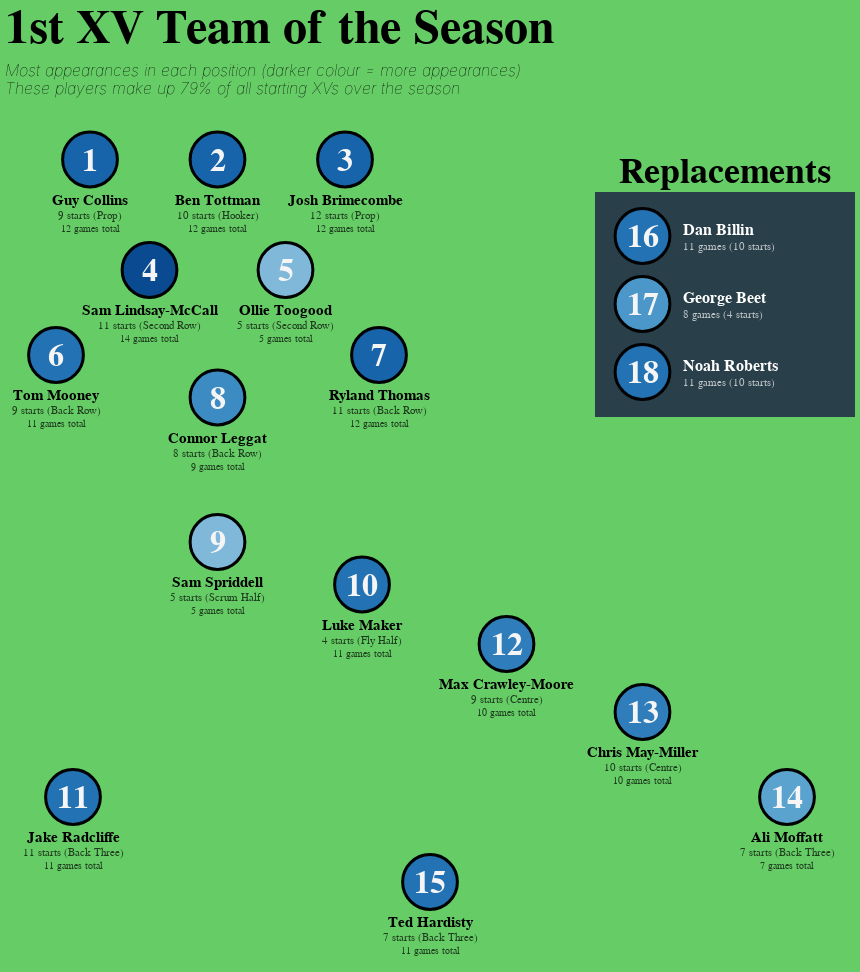

Notebook code cell kept with this figure:
### Code cell
team_of_the_season_chart(1, season="2024/25")

### Figure 1 — Vega-Lite specification as saved in the notebook (floating-point values rounded to 4 significant figures)
{"config": {"axis": {"labelFont": "Lato, sans-serif", "titleFont": "PT Sans Narrow, Helvetica Neue, Helvetica, Arial, sans-serif", "labelFontSize": 13, "titleFontSize": 24, "gridColor": "#202947", "gridOpacity": 0.2}, "header": {"labelFont": "PT Sans Narrow, Helvetica Neue, Helvetica, Arial, sans-serif", "titleFont": "PT Sans Narrow, Helvetica Neue, Helvetica, Arial, sans-serif", "labelFontSize": 24, "titleFontSize": 28, "labelFontWeight": "bold", "orient": "left"}, "legend": {"labelFont": "Lato, sans-serif", "titleFont": "PT Sans Narrow, Helvetica Neue, Helvetica, Arial, sans-serif", "labelFontSize": 14, "titleFontSize": 16, "titlePadding": 5, "fillColor": "white", "strokeColor": "black", "padding": 10, "titleFontWeight": "lighter", "titleFontStyle": "italic", "titleColor": "gray", "offset": 10}, "title": {"font": "PT Sans Narrow, Helvetica Neue, Helvetica, Arial, sans-serif", "fontSize": 48, "fontWeight": "bold", "anchor": "start", "align": "center", "titlePadding": 20, "subtitlePadding": 10, "subtitleFontWeight": "lighter", "subtitleFontSize": 12, "subtitleColor": "", "subtitleFontStyle": "italic", "offset": 15, "color": "black"}, "axisX": {"labelAngle": 0}, "facet": {"title": null, "header": null, "align": {"row": "each", "column": "all"}}, "resolve": {"scale": {"y": "independent", "facet": "independent"}}, "background": "#20294710", "style": {"cell": {"stroke": "transparent"}}}, "layer": [{"mark": {"type": "rect", "align": "center", "color": "#202946", "fontSize": 32, "fontWeight": "bolder", "opacity": 0.1, "x": 590, "x2": "width", "y": 75, "y2": 300}}, {"mark": {"type": "text", "align": "center", "baseline": "middle", "color": "black", "font": "PT Sans Narrow", "fontSize": 36, "fontWeight": "bold", "text": "Replacements", "x": 720, "y": 55}, "transform": [{"filter": {"equal": 1, "field": "Number"}}]}, {"layer": [{"mark": {"type": "point", "filled": true, "opacity": 1, "size": 3000}, "encoding": {"color": {"field": "TotalGames", "legend": null, "scale": {"scheme": "blues", "zero": true}, "title": "Total 1st XV appearances", "type": "quantitative"}}}, {"mark": {"type": "point", "color": "black", "filled": false, "opacity": 1, "size": 3000, "strokeWidth": 3}}], "encoding": {"x": {"axis": null, "field": "x", "scale": {"domain": [0, 100]}, "type": "quantitative"}, "y": {"axis": null, "field": "y", "scale": {"domain": [0, 100]}, "type": "quantitative"}}}, {"mark": {"type": "text", "align": "center", "color": "whitesmoke", "dy": 1, "fontSize": 32, "fontWeight": "bolder"}, "encoding": {"text": {"field": "Number", "type": "nominal"}, "x": {"axis": null, "field": "x", "type": "quantitative"}, "y": {"axis": null, "field": "y", "type": "quantitative"}}}, {"mark": {"type": "text", "align": "center", "color": "black", "fontSize": 15, "fontWeight": "bold", "yOffset": 40}, "encoding": {"text": {"field": "Player", "type": "nominal"}, "x": {"axis": null, "field": "x", "type": "quantitative"}, "y": {"axis": null, "field": "y", "type": "quantitative"}}, "transform": [{"filter": {"field": "Number", "lt": 16}}]}, {"mark": {"type": "text", "align": "center", "color": "black", "fontSize": 11, "opacity": 0.7, "yOffset": 56}, "encoding": {"text": {"field": "label_starts", "type": "nominal"}, "x": {"axis": null, "field": "x", "type": "quantitative"}, "y": {"axis": null, "field": "y", "type": "quantitative"}}, "transform": [{"filter": {"field": "Number", "lt": 16}}]}, {"mark": {"type": "text", "align": "center", "color": "black", "fontSize": 10, "opacity": 0.7, "yOffset": 69}, "encoding": {"text": {"field": "label_total", "type": "nominal"}, "x": {"axis": null, "field": "x", "type": "quantitative"}, "y": {"axis": null, "field": "y", "type": "quantitative"}}, "transform": [{"filter": {"field": "Number", "lt": 16}}]}, {"mark": {"type": "text", "align": "left", "color": "white", "fontSize": 16, "fontWeight": "bold", "xOffset": 40, "yOffset": -6}, "encoding": {"text": {"field": "Player", "type": "nominal"}, "x": {"axis": null, "field": "x", "type": "quantitative"}, "y": {"axis": null, "field": "y", "type": "quantitative"}}, "transform": [{"filter": {"field": "Number", "gte": 16}}]}, {"mark": {"type": "text", "align": "left", "color": "white", "fontSize": 11, "opacity": 0.7, "xOffset": 40, "yOffset": 11}, "encoding": {"text": {"field": "label_bench", "type": "nominal"}, "x": {"axis": null, "field": "x", "type": "quantitative"}, "y": {"axis": null, "field": "y", "type": "quantitative"}}, "transform": [{"filter": {"field": "Number", "gte": 16}}]}], "background": "#6c6", "data": {"name": "data-d1b1902e25d412b00cfbb325c5c38beb"}, "height": 850, "title": {"text": "1st XV Team of the Season", "color": "black", "fontWeight": "bold", "offset": 20, "subtitle": ["Most appearances in each position (darker colour = more appearances)", "These players make up 79% of all starting XVs over the season"], "subtitleColor": "black", "subtitleFontSize": 16}, "transform": [{"calculate": "datum.CountPosition + ' starts (' + datum.Position_x + ')'", "as": "label_starts"}, {"calculate": "datum.TotalGames + ' games total'", "as": "label_total"}, {"calculate": "datum.TotalGames + ' games (' + datum.TotalStarts + ' starts)'", "as": "label_bench"}], "width": 850, "$schema": "https://vega.github.io/schema/vega-lite/v5.17.0.json", "datasets": {"data-d1b1902e25d412b00cfbb325c5c38beb": [{"Player": "Guy Collins", "Position_x": "Prop", "CountPosition": 9.0, "Number": 1, "CountNumber": 9.0, "Position_y": "Prop", "x": 10, "y": 95, "TotalGames": 12, "TotalStarts": 10.0, "Position": NaN}, {"Player": "Ben Tottman", "Position_x": "Hooker", "CountPosition": 10.0, "Number": 2, "CountNumber": 10.0, "Position_y": "Hooker", "x": 25, "y": 95, "TotalGames": 12, "TotalStarts": 12.0, "Position": NaN}, {"Player": "Josh Brimecombe", "Position_x": "Prop", "CountPosition": 12.0, "Number": 3, "CountNumber": 12.0, "Position_y": "Prop", "x": 40, "y": 95, "TotalGames": 12, "TotalStarts": 12.0, "Position": NaN}, {"Player": "Sam Lindsay-McCall", "Position_x": "Second Row", "CountPosition": 11.0, "Number": 4, "CountNumber": 9.0, "Position_y": "Second Row", "x": 17, "y": 82, "TotalGames": 14, "TotalStarts": 11.0, "Position": NaN}, {"Player": "Ollie Toogood", "Position_x": "Second Row", "CountPosition": 5.0, "Number": 5, "CountNumber": 5.0, "Position_y": "Second Row", "x": 33, "y": 82, "TotalGames": 5, "TotalStarts": 5.0, "Position": NaN}, {"Player": "Tom Mooney", "Position_x": "Back Row", "CountPosition": 9.0, "Number": 6, "CountNumber": 9.0, "Position_y": "Back Row", "x": 6, "y": 72, "TotalGames": 11, "TotalStarts": 10.0, "Position": NaN}, {"Player": "Ryland Thomas", "Position_x": "Back Row", "CountPosition": 11.0, "Number": 7, "CountNumber": 11.0, "Position_y": "Back Row", "x": 44, "y": 72, "TotalGames": 12, "TotalStarts": 11.0, "Position": NaN}, {"Player": "Connor Leggat", "Position_x": "Back Row", "CountPosition": 8.0, "Number": 8, "CountNumber": 8.0, "Position_y": "Back Row", "x": 25, "y": 67, "TotalGames": 9, "TotalStarts": 8.0, "Position": NaN}, {"Player": "Sam Spriddell", "Position_x": "Scrum Half", "CountPosition": 5.0, "Number": 9, "CountNumber": 5.0, "Position_y": "Scrum Half", "x": 25, "y": 50, "TotalGames": 5, "TotalStarts": 5.0, "Position": NaN}, {"Player": "Luke Maker", "Position_x": "Fly Half", "CountPosition": 4.0, "Number": 10, "CountNumber": 4.0, "Position_y": "Fly Half", "x": 42, "y": 45, "TotalGames": 11, "TotalStarts": 11.0, "Position": NaN}, {"Player": "Jake Radcliffe", "Position_x": "Back Three", "CountPosition": 11.0, "Number": 11, "CountNumber": 11.0, "Position_y": "Back Three", "x": 8, "y": 20, "TotalGames": 11, "TotalStarts": 11.0, "Position": NaN}, {"Player": "Max Crawley-Moore", "Position_x": "Centre", "CountPosition": 9.0, "Number": 12, "CountNumber": 9.0, "Position_y": "Centre", "x": 59, "y": 38, "TotalGames": 10, "TotalStarts": 9.0, "Position": NaN}, {"Player": "Chris May-Miller", "Position_x": "Centre", "CountPosition": 10.0, "Number": 13, "CountNumber": 8.0, "Position_y": "Centre", "x": 75, "y": 30, "TotalGames": 10, "TotalStarts": 10.0, "Position": NaN}, {"Player": "Ali Moffatt", "Position_x": "Back Three", "CountPosition": 7.0, "Number": 14, "CountNumber": 7.0, "Position_y": "Back Three", "x": 92, "y": 20, "TotalGames": 7, "TotalStarts": 7.0, "Position": NaN}, {"Player": "Ted Hardisty", "Position_x": "Back Three", "CountPosition": 7.0, "Number": 15, "CountNumber": 2.0, "Position_y": "Back Three", "x": 50, "y": 10, "TotalGames": 11, "TotalStarts": 10.0, "Position": NaN}, {"Player": "Dan Billin", "Position_x": NaN, "CountPosition": NaN, "Number": 16, "CountNumber": NaN, "Position_y": NaN, "x": 75, "y": 86, "TotalGames": 11, "TotalStarts": 10.0, "Position": null}, {"Player": "George Beet", "Position_x": NaN, "CountPosition": NaN, "Number": 17, "CountNumber": NaN, "Position_y": NaN, "x": 75, "y": 78, "TotalGames": 8, "TotalStarts": 4.0, "Position": null}, {"Player": "Noah Roberts", "Position_x": NaN, "CountPosition": NaN, "Number": 18, "CountNumber": NaN, "Position_y": NaN, "x": 75, "y": 70, "TotalGames": 11, "TotalStarts": 10.0, "Position": null}]}}
